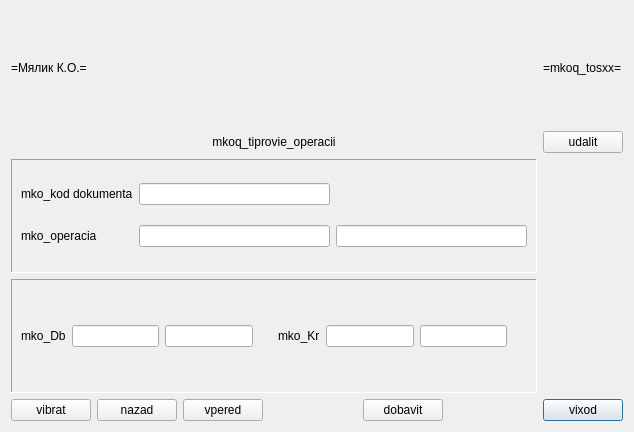
<?xml version="1.0" encoding="UTF-8"?>
<ui version="4.0">
 <class>mkoq_tosxx</class>
 <widget class="QDialog" name="mkoq_tosxx">
  <property name="windowModality">
   <enum>Qt::ApplicationModal</enum>
  </property>
  <property name="geometry">
   <rect>
    <x>0</x>
    <y>0</y>
    <width>634</width>
    <height>432</height>
   </rect>
  </property>
  <property name="windowTitle">
   <string>mkoq_tosxx</string>
  </property>
  <layout class="QGridLayout" name="gridLayout_3">
   <item row="6" column="4">
    <widget class="QPushButton" name="mkoq_tosxx_exit_c">
     <property name="text">
      <string>vixod</string>
     </property>
    </widget>
   </item>
   <item row="3" column="2">
    <widget class="QFrame" name="mkoq_tosxx_b1">
     <property name="frameShape">
      <enum>QFrame::Panel</enum>
     </property>
     <property name="frameShadow">
      <enum>QFrame::Sunken</enum>
     </property>
     <property name="lineWidth">
      <number>1</number>
     </property>
     <property name="midLineWidth">
      <number>1</number>
     </property>
     <layout class="QGridLayout" name="gridLayout">
      <item row="0" column="1">
       <widget class="QLineEdit" name="mkoq_tosxx_dokk_e"/>
      </item>
      <item row="1" column="0">
       <widget class="QLabel" name="mkoq_tosxx_k_l">
        <property name="text">
         <string>mko_operacia</string>
        </property>
        <property name="alignment">
         <set>Qt::AlignLeading|Qt::AlignLeft|Qt::AlignVCenter</set>
        </property>
       </widget>
      </item>
      <item row="1" column="2">
       <widget class="QLineEdit" name="mkoq_tosxx_n_e"/>
      </item>
      <item row="1" column="1">
       <widget class="QLineEdit" name="mkoq_tosxx_k_e"/>
      </item>
      <item row="0" column="0">
       <widget class="QLabel" name="mkoq_tosxx_dokk_l">
        <property name="text">
         <string>mko_kod dokumenta</string>
        </property>
        <property name="alignment">
         <set>Qt::AlignLeading|Qt::AlignLeft|Qt::AlignVCenter</set>
        </property>
       </widget>
      </item>
     </layout>
    </widget>
   </item>
   <item row="6" column="2">
    <layout class="QHBoxLayout" name="horizontalLayout_5">
     <item>
      <widget class="QPushButton" name="mkoq_tosxx_grid_c">
       <property name="text">
        <string>vibrat</string>
       </property>
      </widget>
     </item>
     <item>
      <widget class="QPushButton" name="mkoq_tosxx_back_c">
       <property name="text">
        <string>nazad</string>
       </property>
      </widget>
     </item>
     <item>
      <widget class="QPushButton" name="mkoq_tosxx_next_c">
       <property name="text">
        <string>vpered</string>
       </property>
      </widget>
     </item>
     <item>
      <spacer name="horizontalSpacer_2">
       <property name="orientation">
        <enum>Qt::Horizontal</enum>
       </property>
       <property name="sizeHint" stdset="0">
        <size>
         <width>40</width>
         <height>20</height>
        </size>
       </property>
      </spacer>
     </item>
     <item>
      <widget class="QPushButton" name="mkoq_tosxx_add_c">
       <property name="text">
        <string>dobavit</string>
       </property>
      </widget>
     </item>
     <item>
      <spacer name="horizontalSpacer_3">
       <property name="orientation">
        <enum>Qt::Horizontal</enum>
       </property>
       <property name="sizeHint" stdset="0">
        <size>
         <width>40</width>
         <height>20</height>
        </size>
       </property>
      </spacer>
     </item>
    </layout>
   </item>
   <item row="0" column="2">
    <layout class="QHBoxLayout" name="horizontalLayout">
     <item>
      <widget class="QLabel" name="mkoq_tosxx_xxsma_l">
       <property name="text">
        <string>=Мялик К.О.=</string>
       </property>
      </widget>
     </item>
     <item>
      <spacer name="horizontalSpacer">
       <property name="orientation">
        <enum>Qt::Horizontal</enum>
       </property>
       <property name="sizeHint" stdset="0">
        <size>
         <width>40</width>
         <height>20</height>
        </size>
       </property>
      </spacer>
     </item>
    </layout>
   </item>
   <item row="4" column="2">
    <widget class="QFrame" name="mkoq_tosxx_b2">
     <property name="frameShape">
      <enum>QFrame::Panel</enum>
     </property>
     <property name="frameShadow">
      <enum>QFrame::Sunken</enum>
     </property>
     <property name="lineWidth">
      <number>1</number>
     </property>
     <property name="midLineWidth">
      <number>1</number>
     </property>
     <layout class="QGridLayout" name="gridLayout_2">
      <item row="0" column="1">
       <layout class="QHBoxLayout" name="horizontalLayout_2">
        <item>
         <widget class="QLabel" name="mkoq_tosxx_kr_l">
          <property name="text">
           <string>mko_Kr</string>
          </property>
          <property name="alignment">
           <set>Qt::AlignLeading|Qt::AlignLeft|Qt::AlignVCenter</set>
          </property>
         </widget>
        </item>
        <item>
         <widget class="QLineEdit" name="mkoq_tosxx_kr_e"/>
        </item>
        <item>
         <widget class="QLineEdit" name="mkoq_tosxx_krn_e"/>
        </item>
        <item>
         <spacer name="horizontalSpacer_4">
          <property name="orientation">
           <enum>Qt::Horizontal</enum>
          </property>
          <property name="sizeHint" stdset="0">
           <size>
            <width>40</width>
            <height>20</height>
           </size>
          </property>
         </spacer>
        </item>
       </layout>
      </item>
      <item row="0" column="0">
       <layout class="QHBoxLayout" name="horizontalLayout_3">
        <item>
         <widget class="QLabel" name="mkoq_tosxx_db_l">
          <property name="text">
           <string>mko_Db</string>
          </property>
          <property name="alignment">
           <set>Qt::AlignLeading|Qt::AlignLeft|Qt::AlignVCenter</set>
          </property>
         </widget>
        </item>
        <item>
         <widget class="QLineEdit" name="mkoq_tosxx_db_e"/>
        </item>
        <item>
         <widget class="QLineEdit" name="mkoq_tosxx_dbn_e"/>
        </item>
        <item>
         <spacer name="horizontalSpacer_6">
          <property name="orientation">
           <enum>Qt::Horizontal</enum>
          </property>
          <property name="sizeHint" stdset="0">
           <size>
            <width>40</width>
            <height>20</height>
           </size>
          </property>
         </spacer>
        </item>
       </layout>
      </item>
      <item row="1" column="1">
       <layout class="QHBoxLayout" name="horizontalLayout_4"/>
      </item>
     </layout>
    </widget>
   </item>
   <item row="0" column="4">
    <widget class="QLabel" name="mkoq_tosxx_xxprg_l">
     <property name="text">
      <string>=mkoq_tosxx=</string>
     </property>
    </widget>
   </item>
   <item row="2" column="2">
    <widget class="QLabel" name="mkoq_tosxx_xxtitle_l">
     <property name="text">
      <string>mkoq_tiprovie_operacii</string>
     </property>
     <property name="alignment">
      <set>Qt::AlignCenter</set>
     </property>
    </widget>
   </item>
   <item row="2" column="4">
    <widget class="QPushButton" name="mkoq_tosxx_del_c">
     <property name="text">
      <string>udalit</string>
     </property>
    </widget>
   </item>
  </layout>
 </widget>
 <tabstops>
  <tabstop>mkoq_tosxx_dokk_e</tabstop>
  <tabstop>mkoq_tosxx_k_e</tabstop>
  <tabstop>mkoq_tosxx_n_e</tabstop>
  <tabstop>mkoq_tosxx_db_e</tabstop>
  <tabstop>mkoq_tosxx_dbn_e</tabstop>
  <tabstop>mkoq_tosxx_kr_e</tabstop>
  <tabstop>mkoq_tosxx_krn_e</tabstop>
  <tabstop>mkoq_tosxx_grid_c</tabstop>
  <tabstop>mkoq_tosxx_back_c</tabstop>
  <tabstop>mkoq_tosxx_next_c</tabstop>
  <tabstop>mkoq_tosxx_add_c</tabstop>
  <tabstop>mkoq_tosxx_del_c</tabstop>
  <tabstop>mkoq_tosxx_exit_c</tabstop>
 </tabstops>
 <resources/>
 <connections/>
</ui>
